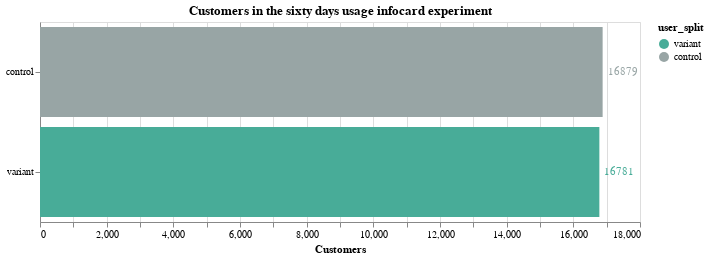

Here is the notebook cell this chart was saved with:
### Code cell
# build chart
chart = (
    alt.Chart(sixty_day_sample_df)
    .mark_bar()
    .encode(
        x=alt.X("n_users:Q", title="Customers"),
        y=alt.Y("user_split:N", title=None),
        color=alt.Color(
            "user_split:N",
            scale=color_scale_1,
        ),
    )
    .properties(
        width=600,
        height=200,
        title="Customers in the sixty days usage infocard experiment",
    )
)

text = chart.mark_text(
    align="center",
    baseline="middle",
    # Nudges text to right so it doesn't appear on top of the bar
    dx=20,
).encode(text="n_users:Q")

chart + text

### Figure 1 — Vega-Lite specification as saved in the notebook (floating-point values rounded to 4 significant figures)
{"config": {"view": {"continuousWidth": 400, "continuousHeight": 300}}, "layer": [{"mark": "bar", "encoding": {"color": {"type": "nominal", "field": "user_split", "scale": {"domain": ["variant", "control"], "range": ["#48AC98", "#98A5A5"]}}, "x": {"type": "quantitative", "field": "n_users", "title": "Customers"}, "y": {"type": "nominal", "field": "user_split", "title": null}}, "height": 200, "title": "Customers in the sixty days usage infocard experiment", "width": 600}, {"mark": {"type": "text", "align": "center", "baseline": "middle", "dx": 20}, "encoding": {"color": {"type": "nominal", "field": "user_split", "scale": {"domain": ["variant", "control"], "range": ["#48AC98", "#98A5A5"]}}, "text": {"type": "quantitative", "field": "n_users"}, "x": {"type": "quantitative", "field": "n_users", "title": "Customers"}, "y": {"type": "nominal", "field": "user_split", "title": null}}, "height": 200, "title": "Customers in the sixty days usage infocard experiment", "width": 600}], "data": {"name": "data-e8b98f8c82151f24e4fc3bfde2a7ec7c"}, "$schema": "https://vega.github.io/schema/vega-lite/v4.8.1.json", "datasets": {"data-e8b98f8c82151f24e4fc3bfde2a7ec7c": [{"user_split": "control", "n_users": 16879}, {"user_split": "variant", "n_users": 16781}]}}
